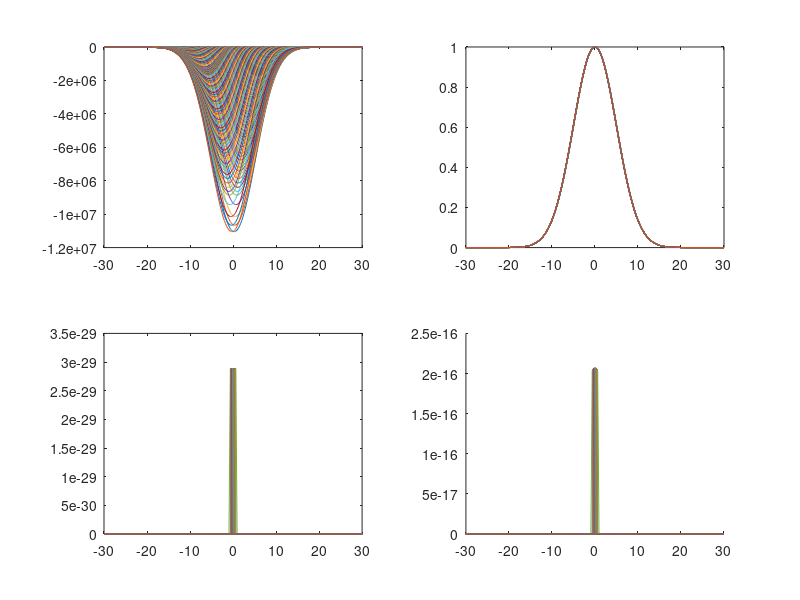

Write MATLAB code to recreate this figure.
tic;

disp('Seeding workspace with relevant information.');

spmd
    warning('off','all');
end

voxel_granularity = 121;
slice_granularity = 121;
gauss_limit = 3;

planck = 6.626e-34*1e9*1e12; %nJ.*ps
hbar = planck./2./pi;
alpha = 1./137; % fine structure constant
mass_e = 9.11e-31*1e15; % pg

%% Construct laser beam
c = 2.9979e8*1e9*1e-12; % nm./ps
lambda = 500; % nm
w0 = 1e3; % nm
sig_las = 10; % ps
z0 = pi.*w0.^2./lambda; % Rayleigh range, nm

temporal_gauss = @(z,t) exp(-(2.*(z-c.*t).^2)./(sig_las.^2.*c.^2));
omeg_las_sq = @(z) w0.^2*(1+z.^2/z0.^2);
spatial_gauss = @(rho_xy,z,t) 1./pi./omeg_las_sq(z).*exp(-(2*rho_xy.^2)./(omeg_las_sq(z)));

laser = @(rho_xy, z, t) spatial_gauss(rho_xy,z,t).*temporal_gauss(z,t);
laser_sum = @(t) integral2(@(x,y) 2.*pi.*x.*laser(x,y,t),  0, gauss_limit*sqrt(omeg_las_sq(c*t)), -gauss_limit*sig_las + c*t, gauss_limit*sig_las + c*t);

E_photon = planck.*c./lambda; % nJ
E_pulse = 1; % nJ
n_pulse = E_pulse./E_photon; % number of photons per pulse

% --> Loop structure, cannot actually store the voxels in RAM like I wish I
% could, (10k x 10k x 10k = 8 TB RAM) so have to do it the slow way and
% advance each slice individually while calculating the full time range for
% each slice. Forget each slice at the end of each time range and move to
% the next.

% Will note, can do 1k x 1k x 1k fairly easily. Shift to lower resolution?
% seems reasonable, really only trying to get an idea of the phase profile.

%%%%% ALIGNMENT SYMMETRY?
% Could cut down arrays by 1./2 if accounting for the fact that there is
% phase symmetry in the way the beams move (i.e. only need to calculate up
% to the peak before simply applying rotational symmetry (mirrored upwards,
% rotated 180) --> Add this later (no need to get into complexities now)

%% Construct electron beam
% Each voxel in the electron packet will contain some weighted number,
% totaling to 1 when all of them are summed.

xover_slope = 3e-3./300e-3; % 3 mm in 300 mm of travel
xover_angle = atand(xover_slope); % degrees
vel = 2.33e8*1e9/1e12; % velocity of electron, 200 kV, nm./ps
sig_ebeam = 10; % time resolution of ebeam, ps
omeg_ebeam = @(y) abs(xover_slope.*y); % nm
% e_beam = @(rho_xz,y,t) 1./pi./(omeg_ebeam(y)).^2./sig_ebeam.^2./vel.^2.*exp(-(2.*rho_xz.^2)./(omeg_ebeam(y)).^2).*exp(-(2.*(y-vel.*t).^2)./(sig_ebeam.^2.*vel.^2));
e_beam_xz = @(rho_xz,y) 1./pi./(omeg_ebeam(y)).^2.*exp(-(2.*rho_xz.^2)./(omeg_ebeam(y)).^2);
e_beam_xz_raster = @(x,y,z) 1./pi./(omeg_ebeam(y)).^2.*exp(-(2.*(x.^2 + z.^2))./(omeg_ebeam(y)).^2);
e_beam_yt = @(y) 1./pi./sig_ebeam.^2./vel.^2.*exp(-(2.*(y).^2)./(sig_ebeam.^2.*vel.^2));

% --> Key: don't need to calculate instantaneous density of electrons, just
% need the path and the ending normalization.

%% establishing interpolated normalization for laser
t_spacing = min(sig_ebeam,sig_las)/slice_granularity;
t_limit = gauss_limit*sig_ebeam;
t_range = -t_limit:t_spacing:t_limit;
laser_sum_array = zeros(size(t_range));
parfor i = 1:length(t_range)
laser_sum_array(i) = laser_sum(t_range(i));
end

norm_factor_array = 1./((0 == laser_sum_array).*1e308 + laser_sum_array);

%%%% Construct voxels
% how granular do I want the voxels if they all pass through (0,0) at
% crossover? It's arbitrary at that point. Let us assume a 1000 x 1000
% grid split across 6-sigma centered at the peak

e_beam_xz_norm = 1./integral(@(x) e_beam_xz(x,3.*sig_ebeam.*vel), 0, Inf);

%%%% Construct slices
% Do initial normalization, then segment into the slices slices dependent
% on e_pulse res (let's assume 1000 slices?) or perhaps make it such that
% it is the smaller of the laser or e pulse resolutions divided by 10000 as
% the spacing?

e_beam_yt_norm = 1./integral(e_beam_yt, -Inf, Inf);

% --> Normalize on a per slice basis here
% --> which is to say, ignore the spatial component and normalize the
% temporal./y component and attach each slice a portion of that
% normalization
% --> Then simply multiply that slice's normalization factor to the
% individual voxel of each slice at the maximum expansion point after
% Compton scattering. Just take the distribution at t_end.

%% calculating voxel weights... need to find integration bounds for each voxel point at the final position of the e-beam ("detector")
% voxel_xz_grid_weights = zeros(voxel_granularity, voxel_granularity);
voxel_y_weights = zeros(slice_granularity, 1);

%%%% not really necessary if viewing the voxels on a square grid (weights
%%%% only need to be applied in vertical (y) direction).

% xz_spacing = 2.*(omeg_ebeam(3.*sig_ebeam.*vel))./voxel_granularity;
% xz_bounds = linspace(-omeg_ebeam(3.*sig_ebeam.*vel)-xz_spacing./2, omeg_ebeam(3.*sig_ebeam.*vel)+xz_spacing./2, voxel_granularity+1);
% 
% h = waitbar(0,'Populating xz Grid Weights');
% for j = 1:voxel_granularity
%     for k = 1:voxel_granularity
%         voxel_xz_grid_weights(j,k) = e_beam_xz_norm.*integral2(@(x,y) e_beam_xz_raster(x,3.*sig_ebeam.*vel,y), xz_bounds(j), xz_bounds(j+1), xz_bounds(k), xz_bounds(k+1));
%     end
%     waitbar(j./voxel_granularity);
% end
% close(h);

% voxel_xz_grid_weights = xlsread('XZ_Weights.xlsx');

sig_ratios = [-gauss_limit -1.6449 -1.2816 -1.0364 -0.8416 -0.6745 -0.5244 -0.3853 -0.2533 -0.1257 -0.0627]; % limit, 0.9 0.8 0.7 0.6 0.5 0.4 0.3 0.2 0.1 0.05
weights = [0.045, 0.05, 0.05, 0.05, 0.05, 0.05, 0.05, 0.05, 0.05, 0.025];

if (sig_ebeam < sig_las)
    t_bounds_overall = cell(1,length(sig_ratios)+1);
    sig_ratios = [-gauss_limit*sig_las/sig_ebeam sig_ratios];
    weights = [0.005 weights];
    num_voxels = 0;
    for i = 1:length(t_bounds_overall)-1
        t_bounds_add = linspace(sig_ratios(i)*sig_ebeam,sig_ratios(i+1)*sig_ebeam,round(weights(i)*slice_granularity));
        t_bounds_overall{i} = t_bounds_add(1:end-1);
        num_voxels = num_voxels + length(t_bounds_overall{i});
    end
    
    voxels_left = slice_granularity + 1 - num_voxels*2;
    t_bounds_overall{end} = linspace(sig_ratios(end)*sig_ebeam,-sig_ratios(end)*sig_ebeam,voxels_left);
elseif (sig_las < sig_ebeam)
    t_bounds_overall = cell(1,length(sig_ratios)+1);
    sig_ratios = [-gauss_limit*sig_ebeam/sig_las sig_ratios];
    weights = [0.005 weights];
    num_voxels = 0;
    for i = 1:length(t_bounds_overall)-1
        t_bounds_add = linspace(sig_ratios(i)*sig_las,sig_ratios(i+1)*sig_las,round(weights(i)*slice_granularity));
        t_bounds_overall{i} = t_bounds_add(1:end-1);
        num_voxels = num_voxels + length(t_bounds_overall{i});
    end
    
    voxels_left = slice_granularity + 1 - num_voxels*2;
    t_bounds_overall{end} = linspace(sig_ratios(end)*sig_las,-sig_ratios(end)*sig_las,voxels_left);
else
    t_bounds_overall = cell(1,length(sig_ratios));
    num_voxels = 0;
    for i = 1:length(t_bounds_overall)-1
        t_bounds_add = linspace(sig_ratios(i)*sig_ebeam,sig_ratios(i+1)*sig_ebeam,round(weights(i)*slice_granularity));
        t_bounds_overall{i} = t_bounds_add(1:end-1);
        num_voxels = num_voxels + length(t_bounds_overall{i});
    end
    
    voxels_left = slice_granularity + 1 - num_voxels*2;
    t_bounds_overall{end} = linspace(sig_ratios(end)*sig_ebeam,-sig_ratios(end)*sig_ebeam,voxels_left);
end

t_bounds = [];
for i = 1:length(t_bounds_overall)
    t_bounds = [t_bounds t_bounds_overall{i}];
end

for i = length(t_bounds_overall)-1:-1:1
    t_bounds = [t_bounds fliplr(-t_bounds_overall{i})];
end

y_bounds = t_bounds.*vel;
%y_bounds = linspace(-3.*sig_ebeam.*vel - y_spacing./2,3.*sig_ebeam.*vel + y_spacing./2,voxel_granularity+1);

for l = 1:slice_granularity
    voxel_y_weights(l) = e_beam_yt_norm.*integral(e_beam_yt, y_bounds(l), y_bounds(l+1));
end

% voxel_y_weights = xlsread('Y_Weights.xlsx');

%%%% Construct pathway of travel for all voxels
% pathway of travel is identical at all positions of xz, so just find a
% generic pathway of travel for a double cone base the pathway off of the
% crossover angle (just define by slope maybe?) --> Seems like another
% variable to take note of

% Need to calculate changing width of e-beam

%%%% voxel square sizes can be same because of travel path. Just change
% magnitude of Gaussian from back focal plane

% How to populate location data? Want the lower half of the e-beam
% (symmetry) and 3-sigma from the center
% can populate at time zero and then let integral back-calculate from -Inf.
voxel_grid_phase_data = zeros(voxel_granularity,voxel_granularity,slice_granularity);
voxel_grid_slope_x_data = zeros(voxel_granularity,voxel_granularity); % travel path information for each voxel, only need one representative plane for each
voxel_grid_slope_z_data = zeros(voxel_granularity,voxel_granularity); % travel path information for each voxel, only need one representative plane for each
voxel_grid_y_data = zeros(voxel_granularity,voxel_granularity,slice_granularity);

y_range = zeros(1,slice_granularity);

for l = 1:slice_granularity
    voxel_grid_y_data(:,:,l) = ones(voxel_granularity,voxel_granularity)*((y_bounds(l)+y_bounds(l+1))/2);
    y_range(l) = (y_bounds(l)+y_bounds(l+1))/2;
end

if (sig_ebeam < sig_las)
    y_dist_from_center = gauss_limit.*sig_las.*vel;
    for j = 1:voxel_granularity
        voxel_grid_slope_x_data(j,:) = linspace(-gauss_limit.*omeg_ebeam(gauss_limit.*sig_las.*vel),gauss_limit.*omeg_ebeam(gauss_limit.*sig_las.*vel),voxel_granularity)./y_dist_from_center;
        voxel_grid_slope_z_data(:,j) = linspace(-gauss_limit.*omeg_ebeam(gauss_limit.*sig_las.*vel),gauss_limit.*omeg_ebeam(gauss_limit.*sig_las.*vel),voxel_granularity)./y_dist_from_center;
    end
elseif (sig_las <= sig_ebeam)
    y_dist_from_center = gauss_limit.*sig_ebeam.*vel;
    for j = 1:voxel_granularity
        voxel_grid_slope_x_data(j,:) = linspace(-gauss_limit.*omeg_ebeam(gauss_limit.*sig_ebeam.*vel),gauss_limit.*omeg_ebeam(gauss_limit.*sig_ebeam.*vel),voxel_granularity)./y_dist_from_center;
        voxel_grid_slope_z_data(:,j) = linspace(-gauss_limit.*omeg_ebeam(gauss_limit.*sig_ebeam.*vel),gauss_limit.*omeg_ebeam(gauss_limit.*sig_ebeam.*vel),voxel_granularity)./y_dist_from_center;
    end
end

%% finding integral bounds

integral_bound = min(gauss_limit*z0/c, t_limit);

toc;

%% Loop

h2 = waitbar(0, 'Calculating phase shift for each slice');

for cur_slice = 1:slice_granularity
    
    tic;
    
    % Determine slice level --> will determine weighting at the end
    
    % Assumption: all electrons pass through (x0,z0) at crossover most
    % likely incorrect, but we have nothing else to go off of will only
    % slightly cause the CTF to show a higher than normal resolution
    
    % reference current voxel xz position grid from travel path
    % calculation and current time
    
    % calculate photon densities at position grid
    for m = round(voxel_granularity/2)-5
        for n = round(voxel_granularity/2)-5
            
            % calculate path for current x(t), y(t), z(t) for specific slice, and
            % voxel m,n. This is the path of the electron, but these values
            % are placed into the laser equation.
            
            y_func = @(t) voxel_grid_y_data(m,n,cur_slice)-vel.*t;
            x_func = @(t) y_func(t).*voxel_grid_slope_x_data(m,n);
            z_func = @(t) y_func(t).*voxel_grid_slope_z_data(m,n);
            rho_func = @(t) sqrt(x_func(t).^2 + y_func(t).^2);
            full_laser = @(t) laser(rho_func(t),z_func(t),t);
            
            subplot(2,2,1);
            plot(t_bounds,-(2*rho_func(t_bounds).^2)./(omeg_las_sq(z_func(t_bounds))./temporal_gauss(z_func(t_bounds),t_bounds)));
            hold on;
            subplot(2,2,2);
            plot(t_bounds,temporal_gauss(z_func(t_bounds),t_bounds));
            hold on;
            subplot(2,2,3);
            plot(t_bounds,spatial_gauss(rho_func(t_bounds),z_func(t_bounds),t_bounds));
            hold on;
            subplot(2,2,4);
            
            %%
            norm_factor = @(t) (abs(t) <= t_limit).*interp1(t_range,norm_factor_array,t);
            full_func = @(t) hbar.*alpha.*n_pulse.*norm_factor(t).*laser(rho_func(t),z_func(t),t).*lambda./sqrt(mass_e^2.*(1+vel.^2/c.^2)); %
            hold on;
            
            plot(t_bounds,full_func(t_bounds).*voxel_y_weights(cur_slice));
            %%
            cur_t_center = -voxel_grid_y_data(1,1,cur_slice)/vel;
            integral_waypoints = [-abs(voxel_grid_y_data(1,1,cur_slice))/vel,0,abs(voxel_grid_y_data(1,1,cur_slice))/vel];
    
            calc = integral(@(t) full_func(t), -integral_bound, integral_bound, 'Waypoints', integral_waypoints);
            voxel_grid_phase_data(m,n,cur_slice) = (~isnan(calc))*calc;
            
            %             if (voxel_grid_phase_data(m,n,cur_slice) ~= 0)
            %                 voxel_grid_phase_data(m,n,cur_slice)
            %             end
        end
    end
    
%     if isnan(voxel_grid_phase_data(:,:,cur_slice))
%         disp('hi');
%         assignin('base','hi',voxel_grid_phase_data(:,:,cur_slice));
%     end
%         subplot(16,8,cur_slice);
%         imagesc(voxel_grid_phase_data(:,:,cur_slice));
%         pbaspect([1 1 1]);
%         xticks = [];
%         yticks = [];
%         xtick_labels = [];
%         ytick_labels = [];
%         set(gca,'TickLength',[0 0]);
%         set(gca,'FontSize',16);
%         set(gca, 'XTick', xticks, 'XTickLabel', xtick_labels);
%         set(gca, 'YTick', yticks, 'YTickLabel', ytick_labels);
%         colormap(gray);
    %     imagesc(voxel_grid_phase_data(:,:,cur_slice));
    waitbar(cur_slice./voxel_granularity,h2,'Calculating phase shift for each slice');
    
    toc;
end
close(h2);

% generate map distribution of electron beam, summing and averaging over
% all slices

final_phase_data = zeros(voxel_granularity, voxel_granularity);
%stdev_phase_data = zeros(voxel_granularity, voxel_granularity);

% assignin('base','final_phase_data',final_phase_data);
% assignin('base','voxel_grid_phase_data',voxel_grid_phase_data);
% assignin('base','voxel_y_weights',voxel_y_weights);

for m = 1:voxel_granularity
    for n = 1:voxel_granularity
        for p = 1:slice_granularity
            final_phase_data(m,n) = final_phase_data(m,n) + voxel_grid_phase_data(m,n,p).*voxel_y_weights(p);
        end
    end
end